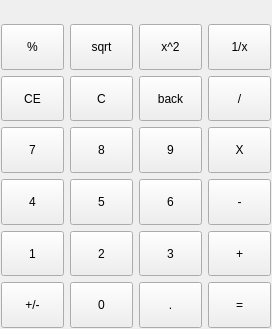
<?xml version="1.0" encoding="UTF-8"?>
<ui version="4.0">
 <class>StandardControlPanel</class>
 <widget class="QWidget" name="StandardControlPanel">
  <property name="geometry">
   <rect>
    <x>0</x>
    <y>0</y>
    <width>272</width>
    <height>329</height>
   </rect>
  </property>
  <property name="windowTitle">
   <string>StandardControlPanel</string>
  </property>
  <layout class="QVBoxLayout" name="verticalLayout">
   <property name="leftMargin">
    <number>1</number>
   </property>
   <property name="topMargin">
    <number>1</number>
   </property>
   <property name="rightMargin">
    <number>1</number>
   </property>
   <property name="bottomMargin">
    <number>1</number>
   </property>
   <item>
    <layout class="QGridLayout" name="mainGridLayout" rowstretch="1,2,2,2,2,2,2">
     <property name="spacing">
      <number>6</number>
     </property>
     <item row="1" column="0">
      <widget class="QToolButton" name="toolButton_Percent">
       <property name="sizePolicy">
        <sizepolicy hsizetype="MinimumExpanding" vsizetype="MinimumExpanding">
         <horstretch>0</horstretch>
         <verstretch>0</verstretch>
        </sizepolicy>
       </property>
       <property name="text">
        <string>%</string>
       </property>
      </widget>
     </item>
     <item row="1" column="2">
      <widget class="QToolButton" name="toolButton_Sqr">
       <property name="sizePolicy">
        <sizepolicy hsizetype="MinimumExpanding" vsizetype="MinimumExpanding">
         <horstretch>0</horstretch>
         <verstretch>0</verstretch>
        </sizepolicy>
       </property>
       <property name="text">
        <string>x^2</string>
       </property>
      </widget>
     </item>
     <item row="1" column="1">
      <widget class="QToolButton" name="toolButton_Sqrt">
       <property name="sizePolicy">
        <sizepolicy hsizetype="MinimumExpanding" vsizetype="MinimumExpanding">
         <horstretch>0</horstretch>
         <verstretch>0</verstretch>
        </sizepolicy>
       </property>
       <property name="text">
        <string>sqrt</string>
       </property>
      </widget>
     </item>
     <item row="1" column="3">
      <widget class="QToolButton" name="toolButton_Rep">
       <property name="sizePolicy">
        <sizepolicy hsizetype="MinimumExpanding" vsizetype="MinimumExpanding">
         <horstretch>0</horstretch>
         <verstretch>0</verstretch>
        </sizepolicy>
       </property>
       <property name="text">
        <string>1/x</string>
       </property>
      </widget>
     </item>
     <item row="2" column="1">
      <widget class="QToolButton" name="toolButton_Clear">
       <property name="sizePolicy">
        <sizepolicy hsizetype="MinimumExpanding" vsizetype="MinimumExpanding">
         <horstretch>0</horstretch>
         <verstretch>0</verstretch>
        </sizepolicy>
       </property>
       <property name="text">
        <string>C</string>
       </property>
      </widget>
     </item>
     <item row="2" column="2">
      <widget class="QToolButton" name="toolButton_Backspace">
       <property name="sizePolicy">
        <sizepolicy hsizetype="MinimumExpanding" vsizetype="MinimumExpanding">
         <horstretch>0</horstretch>
         <verstretch>0</verstretch>
        </sizepolicy>
       </property>
       <property name="text">
        <string>back</string>
       </property>
      </widget>
     </item>
     <item row="3" column="0">
      <widget class="QToolButton" name="toolButton_7">
       <property name="sizePolicy">
        <sizepolicy hsizetype="MinimumExpanding" vsizetype="MinimumExpanding">
         <horstretch>0</horstretch>
         <verstretch>0</verstretch>
        </sizepolicy>
       </property>
       <property name="text">
        <string>7</string>
       </property>
      </widget>
     </item>
     <item row="2" column="3">
      <widget class="QToolButton" name="toolButton_Div">
       <property name="sizePolicy">
        <sizepolicy hsizetype="MinimumExpanding" vsizetype="MinimumExpanding">
         <horstretch>0</horstretch>
         <verstretch>0</verstretch>
        </sizepolicy>
       </property>
       <property name="text">
        <string>/</string>
       </property>
      </widget>
     </item>
     <item row="2" column="0">
      <widget class="QToolButton" name="toolButton_ClearAll">
       <property name="sizePolicy">
        <sizepolicy hsizetype="MinimumExpanding" vsizetype="MinimumExpanding">
         <horstretch>0</horstretch>
         <verstretch>0</verstretch>
        </sizepolicy>
       </property>
       <property name="text">
        <string>CE</string>
       </property>
      </widget>
     </item>
     <item row="4" column="1">
      <widget class="QToolButton" name="toolButton_5">
       <property name="sizePolicy">
        <sizepolicy hsizetype="MinimumExpanding" vsizetype="MinimumExpanding">
         <horstretch>0</horstretch>
         <verstretch>0</verstretch>
        </sizepolicy>
       </property>
       <property name="text">
        <string>5</string>
       </property>
      </widget>
     </item>
     <item row="4" column="0">
      <widget class="QToolButton" name="toolButton_4">
       <property name="sizePolicy">
        <sizepolicy hsizetype="MinimumExpanding" vsizetype="MinimumExpanding">
         <horstretch>0</horstretch>
         <verstretch>0</verstretch>
        </sizepolicy>
       </property>
       <property name="text">
        <string>4</string>
       </property>
      </widget>
     </item>
     <item row="3" column="1">
      <widget class="QToolButton" name="toolButton_8">
       <property name="sizePolicy">
        <sizepolicy hsizetype="MinimumExpanding" vsizetype="MinimumExpanding">
         <horstretch>0</horstretch>
         <verstretch>0</verstretch>
        </sizepolicy>
       </property>
       <property name="text">
        <string>8</string>
       </property>
      </widget>
     </item>
     <item row="3" column="2">
      <widget class="QToolButton" name="toolButton_9">
       <property name="sizePolicy">
        <sizepolicy hsizetype="MinimumExpanding" vsizetype="MinimumExpanding">
         <horstretch>0</horstretch>
         <verstretch>0</verstretch>
        </sizepolicy>
       </property>
       <property name="text">
        <string>9</string>
       </property>
      </widget>
     </item>
     <item row="3" column="3">
      <widget class="QToolButton" name="toolButton_Mul">
       <property name="sizePolicy">
        <sizepolicy hsizetype="MinimumExpanding" vsizetype="MinimumExpanding">
         <horstretch>0</horstretch>
         <verstretch>0</verstretch>
        </sizepolicy>
       </property>
       <property name="text">
        <string>X</string>
       </property>
      </widget>
     </item>
     <item row="5" column="2">
      <widget class="QToolButton" name="toolButton_3">
       <property name="sizePolicy">
        <sizepolicy hsizetype="MinimumExpanding" vsizetype="MinimumExpanding">
         <horstretch>0</horstretch>
         <verstretch>0</verstretch>
        </sizepolicy>
       </property>
       <property name="text">
        <string>3</string>
       </property>
      </widget>
     </item>
     <item row="4" column="2">
      <widget class="QToolButton" name="toolButton_6">
       <property name="sizePolicy">
        <sizepolicy hsizetype="MinimumExpanding" vsizetype="MinimumExpanding">
         <horstretch>0</horstretch>
         <verstretch>0</verstretch>
        </sizepolicy>
       </property>
       <property name="text">
        <string>6</string>
       </property>
      </widget>
     </item>
     <item row="5" column="1">
      <widget class="QToolButton" name="toolButton_2">
       <property name="sizePolicy">
        <sizepolicy hsizetype="MinimumExpanding" vsizetype="MinimumExpanding">
         <horstretch>0</horstretch>
         <verstretch>0</verstretch>
        </sizepolicy>
       </property>
       <property name="text">
        <string>2</string>
       </property>
      </widget>
     </item>
     <item row="5" column="0">
      <widget class="QToolButton" name="toolButton_1">
       <property name="sizePolicy">
        <sizepolicy hsizetype="MinimumExpanding" vsizetype="MinimumExpanding">
         <horstretch>0</horstretch>
         <verstretch>0</verstretch>
        </sizepolicy>
       </property>
       <property name="text">
        <string>1</string>
       </property>
      </widget>
     </item>
     <item row="5" column="3">
      <widget class="QToolButton" name="toolButton_Plus">
       <property name="sizePolicy">
        <sizepolicy hsizetype="MinimumExpanding" vsizetype="MinimumExpanding">
         <horstretch>0</horstretch>
         <verstretch>0</verstretch>
        </sizepolicy>
       </property>
       <property name="text">
        <string>+</string>
       </property>
      </widget>
     </item>
     <item row="6" column="1">
      <widget class="QToolButton" name="toolButton_0">
       <property name="sizePolicy">
        <sizepolicy hsizetype="MinimumExpanding" vsizetype="MinimumExpanding">
         <horstretch>0</horstretch>
         <verstretch>0</verstretch>
        </sizepolicy>
       </property>
       <property name="text">
        <string>0</string>
       </property>
      </widget>
     </item>
     <item row="6" column="0">
      <widget class="QToolButton" name="toolButton_Sign">
       <property name="sizePolicy">
        <sizepolicy hsizetype="MinimumExpanding" vsizetype="MinimumExpanding">
         <horstretch>0</horstretch>
         <verstretch>0</verstretch>
        </sizepolicy>
       </property>
       <property name="text">
        <string>+/-</string>
       </property>
      </widget>
     </item>
     <item row="6" column="2">
      <widget class="QToolButton" name="toolButton_Dot">
       <property name="sizePolicy">
        <sizepolicy hsizetype="MinimumExpanding" vsizetype="MinimumExpanding">
         <horstretch>0</horstretch>
         <verstretch>0</verstretch>
        </sizepolicy>
       </property>
       <property name="text">
        <string>.</string>
       </property>
      </widget>
     </item>
     <item row="6" column="3">
      <widget class="QToolButton" name="toolButton_Enter">
       <property name="sizePolicy">
        <sizepolicy hsizetype="MinimumExpanding" vsizetype="MinimumExpanding">
         <horstretch>0</horstretch>
         <verstretch>0</verstretch>
        </sizepolicy>
       </property>
       <property name="text">
        <string>=</string>
       </property>
      </widget>
     </item>
     <item row="4" column="3">
      <widget class="QToolButton" name="toolButton_Minus">
       <property name="sizePolicy">
        <sizepolicy hsizetype="MinimumExpanding" vsizetype="MinimumExpanding">
         <horstretch>0</horstretch>
         <verstretch>0</verstretch>
        </sizepolicy>
       </property>
       <property name="text">
        <string>-</string>
       </property>
      </widget>
     </item>
     <item row="0" column="1">
      <spacer name="verticalSpacer">
       <property name="orientation">
        <enum>Qt::Vertical</enum>
       </property>
      </spacer>
     </item>
    </layout>
   </item>
  </layout>
 </widget>
 <layoutdefault spacing="6" margin="11"/>
 <resources/>
 <connections/>
</ui>
